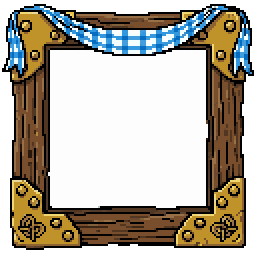
#> input picture art_source/pixellab/window_frame_draft/frame_a_01.png, 128 x 128 px (shown 2 times larger)
$ python make_frames.py
#> lines starting #> are read from the running program, lines starting #| are printed output that depends on the picture
#!/usr/bin/env python3
# =============================================================
#  THREE LOOKS FOR THE SHARED BUILDING WINDOW  (round AN, Anthony 10 Oct:
#  "everywhere" - the brown box with the title and the X round every
#  building screen)
#
#      ~/.venvs/sturmball/bin/python art_source/pixellab/window_frame_draft/make_frames.py
#
#  DRAFTS ONLY. Each look is a PixelLab frame (stretched as a nine-slice,
#  the way the game would), a title plate and a close button, put over real
#  screenshots of three building windows (tools/dorms_shot.gd). Writes
#      mockup_<look>_<screen>.png       to look at
#      layers_<look>/                   the pieces, cleaned, for Aseprite
#      sheet.png                        all nine side by side
# =============================================================
import collections
import os
import shutil
import sys
from PIL import Image

HERE = os.path.dirname(os.path.abspath(__file__))
sys.path.insert(0, os.path.join(HERE, "..", "dorms_ui_draft"))
import pixfont  # noqa: E402

SHOTS = os.path.expanduser("~/.local/share/godot/app_userdata/Sturmball")
SCREENS = {"dorms": "DORMS", "clubhouse": "CLUB HOUSE", "brewery": "BREWERY"}
# base_window.gd MARGIN (90 x 64 each side), measured on the 1779 x 1001 shots.
RECT = (86, 62, 1693, 937)
# Where the old title bar ends (its separator line), to cover it.
TITLE_BOTTOM = 190

LOOKS = {
    "a_wood_brass": {"frame": "frame_a_01.png", "title": "title_a_03.png", "close": "close_a_00.png",
                     "ink": (40, 26, 12), "slice": 34, "scale": 2.0, "title_scale": 2.2, "close_scale": 1.6},
    "b_bavarian": {"frame": "frame_b_00.png", "title": "title_b_01.png", "close": "close_b_00.png",
                   "ink": (247, 233, 201), "slice": 30, "scale": 1.5, "title_scale": 2.2, "close_scale": 1.6},
    "c_beer_hall": {"frame": "frame_c_01.png", "title": "title_c_01.png", "close": "close_c_01.png",
                    "ink": (52, 30, 12), "slice": 34, "scale": 2.0, "title_scale": 2.2, "close_scale": 1.6},
}


def load(name):
#> called with name = 'frame_a_01.png'
    return Image.open(os.path.join(HERE, name)).convert("RGBA")
#> returned value is the input picture: PIL image 128x128 RGBA; mean R, G, B, A 141.2, 134.1, 122, 217.6


def cropped(im):
    return im.crop(im.getbbox())
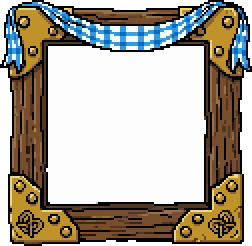
#> returned value: PIL image 126x123 RGBA (shown 2 times larger); mean R, G, B, A 149.2, 141.8, 129, 230.1; transparent parts drawn white


def big(im, s):
    return im.resize((round(im.width * s), round(im.height * s)), Image.NEAREST)


def hollow(frame):
    """A frame PixelLab left with a white middle: flood the middle out."""
    w, h = frame.size
#> w = 126; h = 123
    px = frame.load()
    start = (w // 2, h // 2)
#> start = (63, 61)
    if px[start][3] < 40:
        return frame
    seen, q = set(), collections.deque([start])
    while q:
        x, y = q.popleft()
        if (x, y) in seen or not (0 <= x < w and 0 <= y < h):
            continue
        seen.add((x, y))
        r, g, b, a = px[x, y]
        if a > 40 and min(r, g, b) < 225:
            continue
        px[x, y] = (0, 0, 0, 0)
        q.extend([(x + 1, y), (x - 1, y), (x, y + 1), (x, y - 1)])
#> this loop made 24133 passes
#> (x, y) on passes 1 to 3: (63, 61), (64, 61), (62, 61)
#> after the loop, seen = 6345 items
    return frame


def nine_slice(art, size, cut, scale):
    """Stretch `art` to `size` keeping its corners: what a StyleBoxTexture does."""
    w, h = art.size
    out = Image.new("RGBA", size)
    c = cut
    sc = round(c * scale)
    xs_src, ys_src = [0, c, w - c, w], [0, c, h - c, h]
    xs_dst, ys_dst = [0, sc, size[0] - sc, size[0]], [0, sc, size[1] - sc, size[1]]
    for i in range(3):
        for j in range(3):
            box = (xs_src[i], ys_src[j], xs_src[i + 1], ys_src[j + 1])
            dw, dh = xs_dst[i + 1] - xs_dst[i], ys_dst[j + 1] - ys_dst[j]
            if dw <= 0 or dh <= 0:
                continue
            out.alpha_composite(art.crop(box).resize((dw, dh), Image.NEAREST), (xs_dst[i], ys_dst[j]))
    return out


def stretch_wide(art, width):
    """Make a plate wider by stretching its middle third: the ends keep
    their screws, chains or ropes."""
    if width <= art.width:
        return art
    c = art.width // 3
    out = Image.new("RGBA", (width, art.height))
    out.alpha_composite(art.crop((0, 0, c, art.height)), (0, 0))
    mid = art.crop((c, 0, art.width - c, art.height)).resize((width - 2 * c, art.height), Image.NEAREST)
    out.alpha_composite(mid, (c, 0))
    out.alpha_composite(art.crop((art.width - c, 0, art.width, art.height)), (width - c, 0))
    return out


def build(look_id, look):
    frame = hollow(cropped(load(look["frame"])))
    title = cropped(load(look["title"]))
#> call 2 of load, with name = 'title_a_03.png'
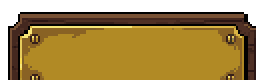
#> input picture art_source/pixellab/window_frame_draft/title_a_03.png, 128 x 40 px (shown 2 times larger)
#> in load, returned value is the input picture: PIL image 128x40 RGBA; mean R, G, B, A 115.1, 87.8, 29.6, 207
#> in cropped (call 2), `return im.crop(im.getbbox())`:
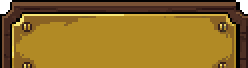
#> returned value: PIL image 124x34 RGBA (shown 2 times larger); mean R, G, B, A 139.6, 106.4, 35.7, 251.4; transparent parts drawn white
    close = cropped(load(look["close"]))
#> call 3 of load, with name = 'close_a_00.png'
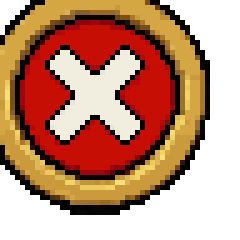
#> input picture art_source/pixellab/window_frame_draft/close_a_00.png, 48 x 48 px (shown 5 times larger)
#> in load, returned value is the input picture: PIL image 48x48 RGBA; mean R, G, B, A 108.3, 59.8, 35.1, 171.4
#> in cropped (call 3), `return im.crop(im.getbbox())`:
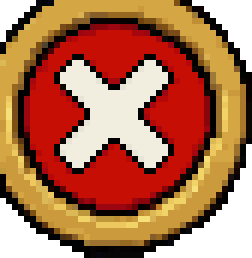
#> returned value: PIL image 42x43 RGBA (shown 6 times larger); mean R, G, B, A 138.1, 76.3, 44.8, 218.7; transparent parts drawn white
    folder = os.path.join(HERE, "layers_" + look_id)
    shutil.rmtree(folder, ignore_errors=True)
    os.makedirs(folder)
    frame.save(os.path.join(folder, "frame.png"))
    title.save(os.path.join(folder, "title_plate.png"))
    close.save(os.path.join(folder, "close_button.png"))

    made = []
    for screen, words in SCREENS.items():
#> (the run stopped early here; a loop or call above may not have finished)
